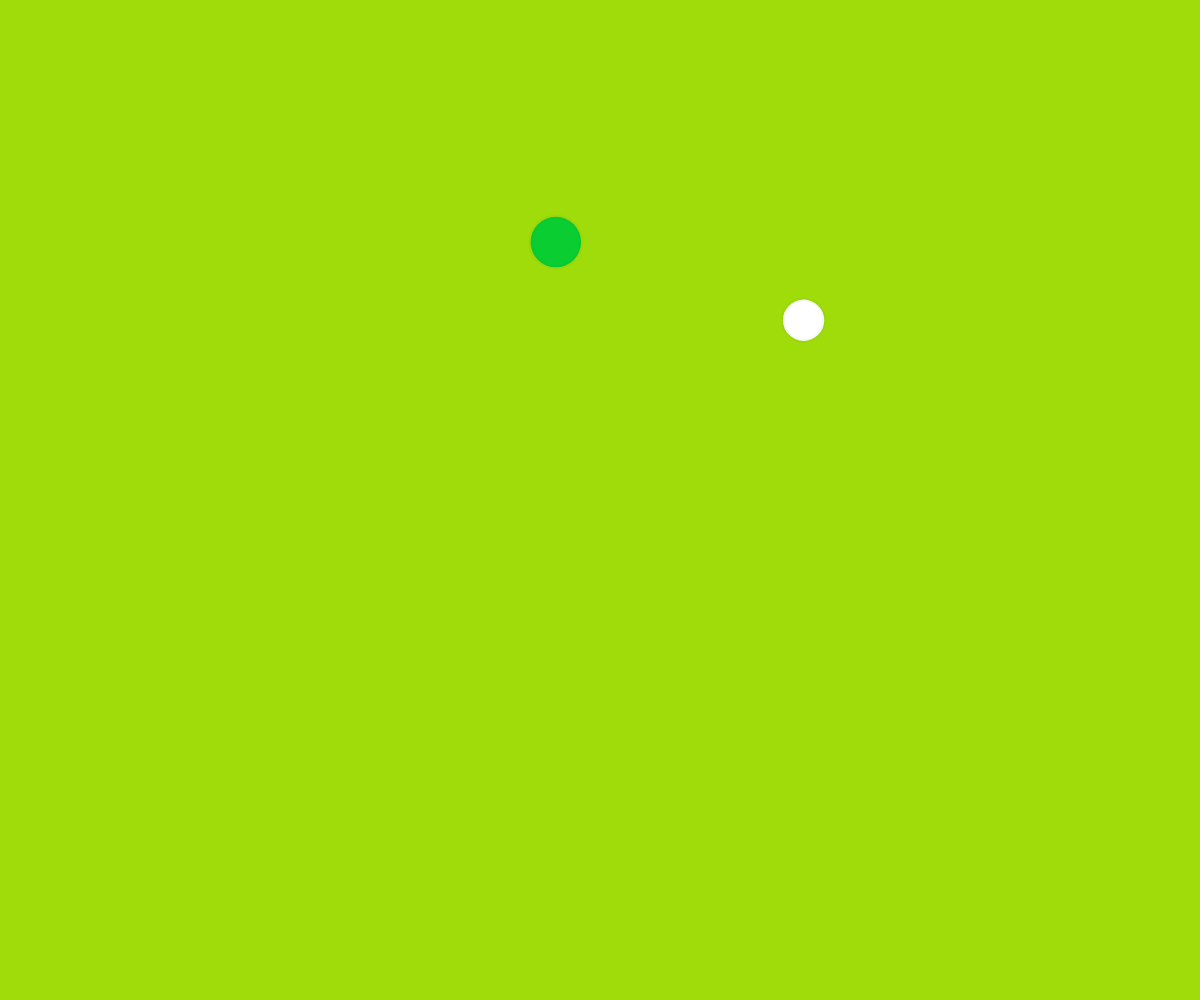
Frame 1 (no input)
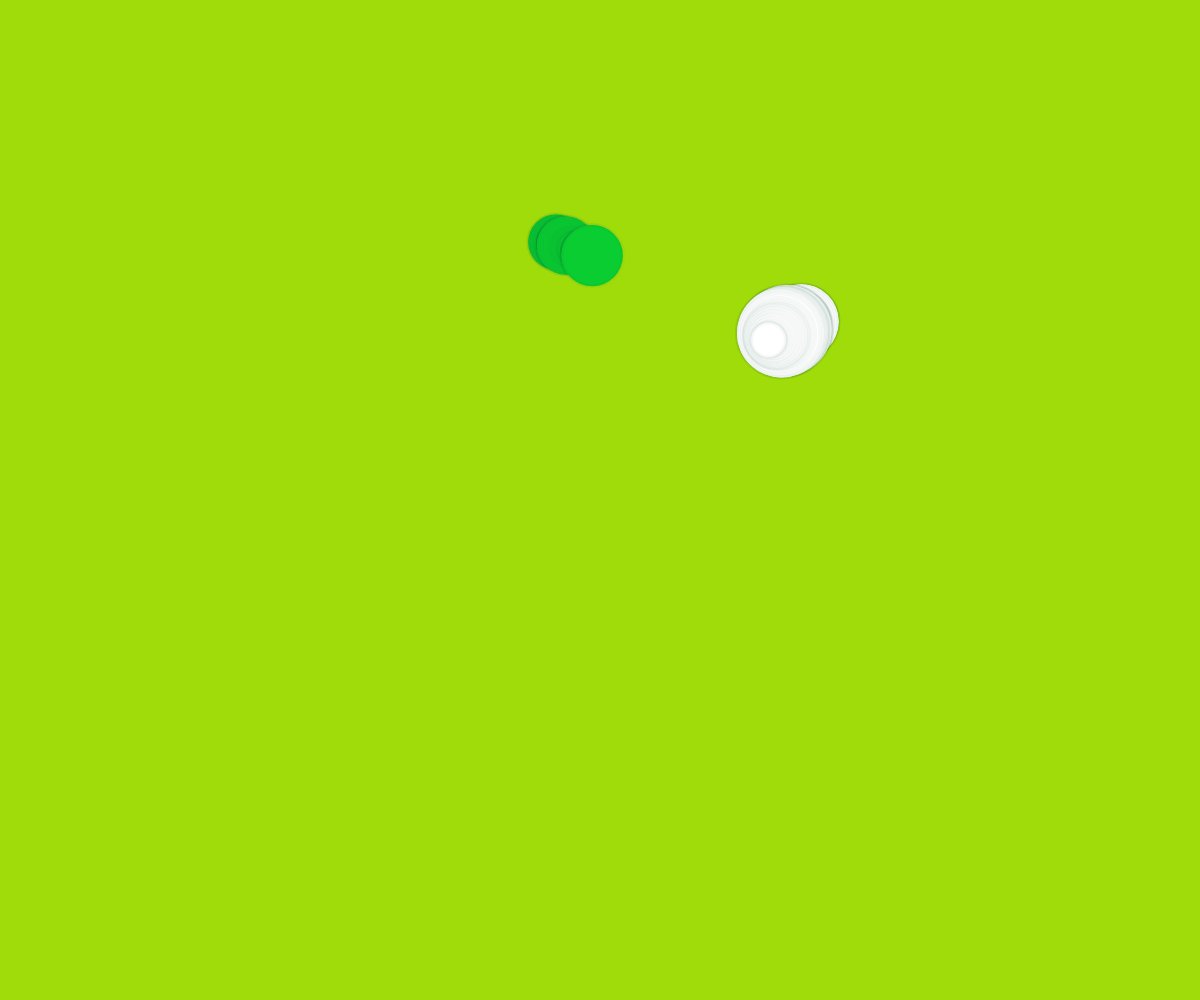
Frame 60 (no input)
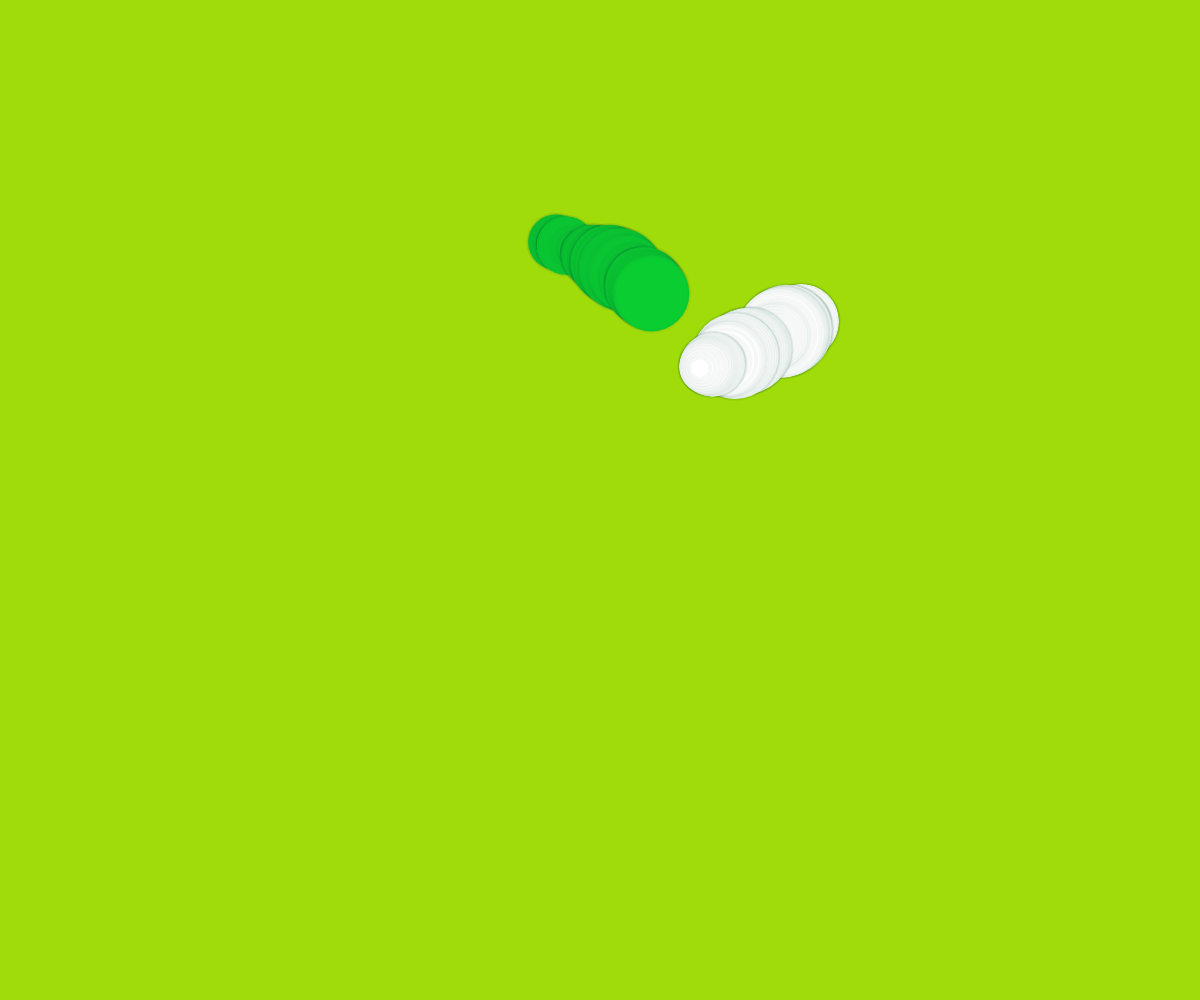
Frame 120 (the mouse pressed at the canvas centre since frame 60)

The p5.js sketch that drew these frames (run headless with seeded random() and noise() and a simulated clock; from frame 60 on, the mouse is pressed at the canvas centre):

// p5.js sketch
// ── sketch.js
let noiseTime = 0;
let noiseTam = 80;

function setup() {
  createCanvas(windowWidth, windowHeight);
  background(160, 220, 9);
}

function draw() {
  // background(0, 10);
  let posX1 = map(noise(noiseTime), 0, 1, 0, windowWidth);
  let posY1 = map(noise(noiseTime + 8), 0, 1, 0, windowHeight);
  let posX2 = map(noise(noiseTime + 10), 0, 1, 0, windowWidth);
  let posY2 = map(noise(noiseTime + 52), 0, 1, 0, windowHeight);

  let tam1 = map(noise(noiseTam + 50), 0, 1, 120, 1);
  let tam2 = map(noise(noiseTam + 240), 0, 1, 90, 1);

  noiseTime += 0.001;
  noiseTam += 0.05;

  stroke(20, 80, 60, 10);
  strokeWeight(4);

  fill(255);
  //noStroke();
  circle(posX1, posY1, tam1);
  fill(10, 205, 50);
  circle(posX2, posY2, tam2);
}
